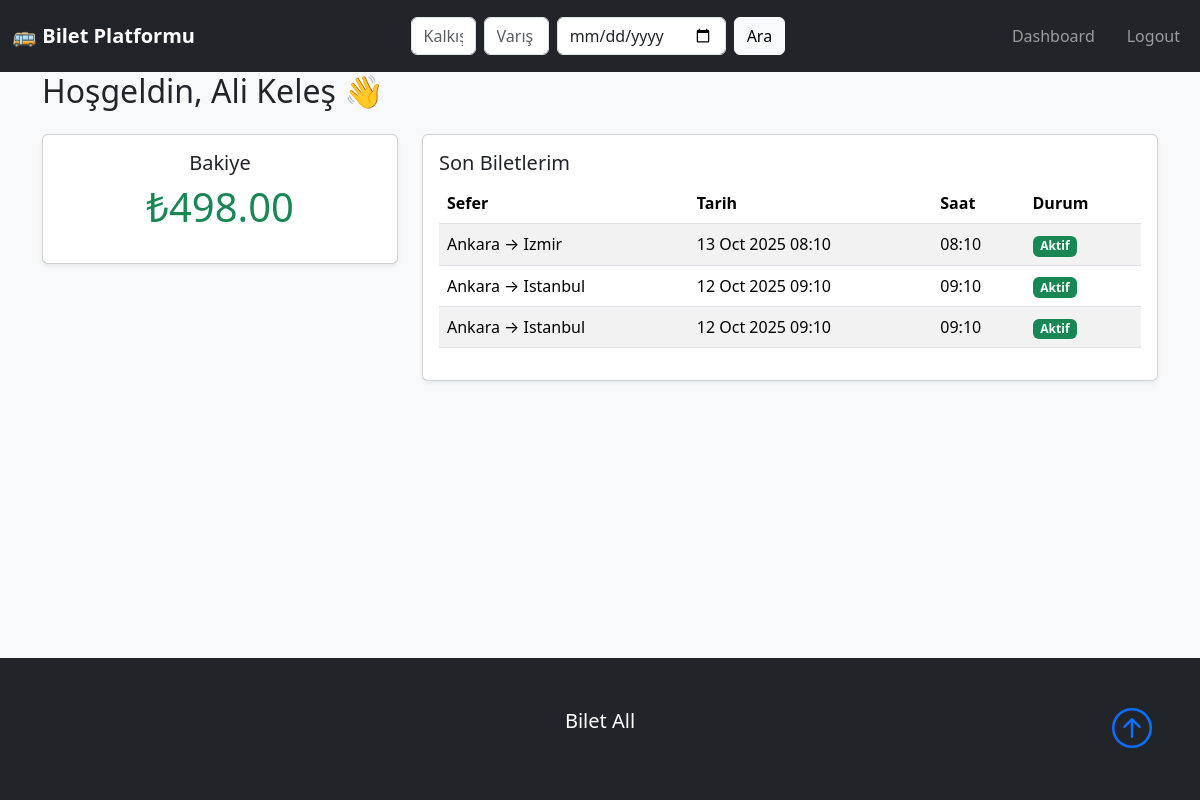
/dashboard.php (signed in), run on the app's committed database.
### tables this page shows
CREATE TABLE User (
    id TEXT PRIMARY KEY,                         -- UUID
    full_name TEXT NOT NULL,
    email TEXT UNIQUE NOT NULL,
    role TEXT CHECK(role IN ('user', 'company', 'admin')) NOT NULL DEFAULT 'user',
    password TEXT NOT NULL,
    company_id TEXT,                              -- Nullable FK (only for company users)
    balance REAL DEFAULT 800,
    created_at TIMESTAMP DEFAULT CURRENT_TIMESTAMP,
    FOREIGN KEY (company_id) REFERENCES Bus_Company(id)
);

CREATE TABLE Tickets (
    id TEXT PRIMARY KEY,                          -- UUID
    trip_id TEXT NOT NULL,
    user_id TEXT NOT NULL,
    status TEXT CHECK(status IN ('active', 'cancelled', 'expired')) DEFAULT 'active',
    total_price REAL NOT NULL,
    created_at TIMESTAMP DEFAULT CURRENT_TIMESTAMP,
    FOREIGN KEY (trip_id) REFERENCES Trips(id),
    FOREIGN KEY (user_id) REFERENCES User(id)
);

CREATE TABLE Trips (
    id TEXT PRIMARY KEY,                          -- UUID
    company_id TEXT NOT NULL,
    destination_city TEXT NOT NULL,
    arrival_time DATETIME NOT NULL,
    departure_time DATETIME NOT NULL,
    departure_city TEXT NOT NULL,
    price REAL NOT NULL,
    capacity INTEGER NOT NULL,
    created_date TIMESTAMP DEFAULT CURRENT_TIMESTAMP,
    FOREIGN KEY (company_id) REFERENCES Bus_Company(id)
);

### src/helper.php (called while the page is built, shortened)
<?php
function get_user_balance($user_id) {
    require __DIR__ . '/db_connect.php';
    $stmt = $db->prepare('SELECT balance, full_name FROM User WHERE id = :id');
    $stmt->execute([':id' => $user_id]);
    return $stmt->fetch(PDO::FETCH_ASSOC);
}
function get_user_tickets($user_id, $limit = 5) {
    require __DIR__ . '/db_connect.php';
    $stmt = $db->prepare('SELECT t.id, tr.departure_city, tr.destination_city, tr.departure_time, t.status
        FROM Tickets t
        JOIN Trips tr ON t.trip_id = tr.id
        WHERE t.user_id = :user_id
        ORDER BY t.created_at DESC
        LIMIT :limit');
    $stmt->bindValue(':user_id', $user_id, PDO::PARAM_STR);
    $stmt->bindValue(':limit', (int)$limit, PDO::PARAM_INT);
    $stmt->execute();
    return $stmt->fetchAll(PDO::FETCH_ASSOC);
}
?>

### public/dashboard.php (the view, shortened to what this page needs)
<?php
include 'header.php';
$user_role = $_SESSION['role'] ?? 'user';
$user_id = $_SESSION['user_id'];
$company_id = $_SESSION['company_id'];
$full_name = $_SESSION['full_name'] ?? '';
if (isCompany()) {
    $tickets = get_company_trips($company_id);
    $user = get_user_balance($user_id);
    $balance = $user ? $user['balance'] : 0;
} else {
    $user = get_user_balance($user_id);
    $balance = $user ? $user['balance'] : 0;
    $tickets = get_user_tickets($user_id, 20);
}
?>
<div class="main-content">
  <div class="container">
  <h2 class="mb-4">Hoşgeldin, <?= htmlspecialchars($full_name) ?> 👋</h2>
    <div class="row g-4">
      <div class="col-md-4">
        <div class="card text-center shadow-sm">
          <div class="card-body">
            <h5 class="card-title">Bakiye</h5>
            <p class="display-6 text-success">₺<?= htmlspecialchars(number_format($balance, 2)) ?></p>
          </div>
        </div>
      </div>
      <div class="col-md-8">
        <div class="card shadow-sm">
          <div class="card-body">
            <h5 class="card-title">Son Biletlerim</h5>
            <table class="table table-striped">
              <thead>
                <tr>
                  <th>Sefer</th>
                  <th>Tarih</th>
                  <th>Saat</th>
                  <th>Durum</th>
                </tr>
              </thead>
              <tbody>
                <?php if (empty($tickets)): ?>
                  <tr><td colspan="3" class="text-center">Kayıtlı bilet bulunamadı.</td></tr>
                <?php else: ?>
                  <?php foreach ($tickets as $ticket): ?>
                    <tr>
                      <td><?= htmlspecialchars($ticket['departure_city']) ?> → <?= htmlspecialchars($ticket['destination_city']) ?></td>
                      <td><?= date('d M Y  h:m', strtotime($ticket['departure_time'])) ?></td>
                      <td><?= date('h:m', strtotime($ticket['departure_time'])) ?></td>
                      <td>
                        <?php if ($user_role === 'company'): ?>
                          <span class="badge bg-success">Test</span>
                        <?php elseif ($ticket['status'] === 'active'): ?>
                          <span class="badge bg-success">Aktif</span>
                        <?php elseif ($ticket['status'] === 'cancelled'): ?>
                          <span class="badge bg-danger">İptal</span>
                        <?php else: ?>
                          <span class="badge bg-secondary">Süresi Doldu</span>
                        <?php endif; ?>
                      </td>
                    </tr>
                  <?php endforeach; ?>
                <?php endif; ?>
              </tbody>
            </table>
          </div>
        </div>
      </div>
    </div>
  </div>
</div>
<?php include 'footer.php'; ?>

### public/view/css/style.css (style rules this page uses)
html, body { height: 100%; }
body { display: flex; flex-direction: column; min-height: 100vh; }
.main-content { flex: 1; }

### data on the page
user: balance "498.00"
tickets: trip.departure_city "Ankara", trip.destination_city "Izmir", trip.departure_time "13 Oct 2025 08:10", trip.departure_time "08:10", status "Aktif"
tickets: trip.departure_city "Ankara", trip.destination_city "Istanbul", trip.departure_time "12 Oct 2025 09:10", trip.departure_time "09:10", status "Aktif"
tickets: trip.departure_city "Ankara", trip.destination_city "Istanbul", trip.departure_time "12 Oct 2025 09:10", trip.departure_time "09:10", status "Aktif"

### other printed values
$full_name "Ali Keleş"
